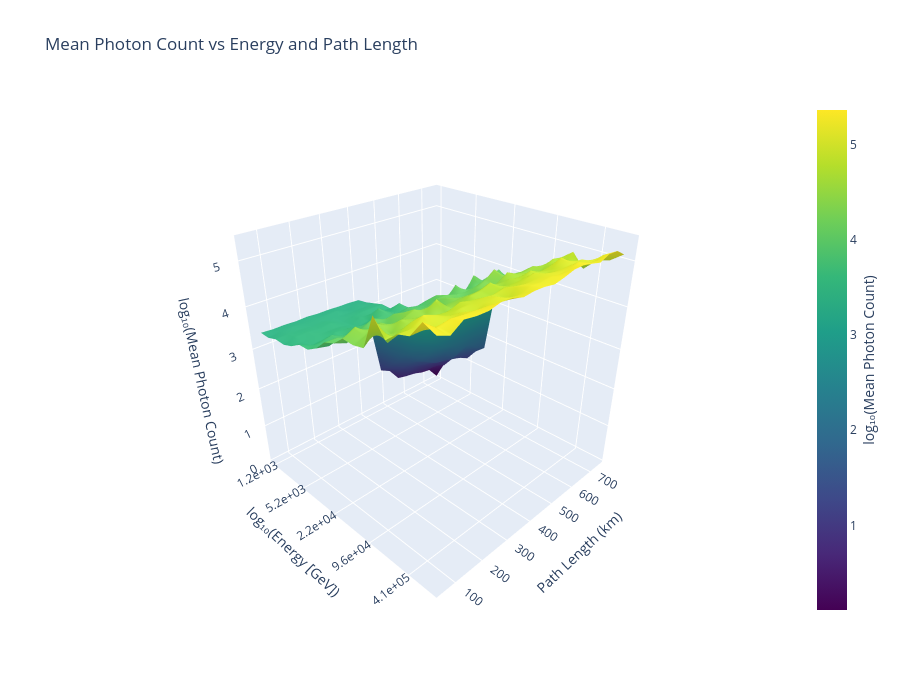

This figure's notebook cell:
### Code cell
import plotly.graph_objects as go
import numpy as np

N_E = 20
N_S = 20
E_bins = np.logspace(3, 6, N_E)#np.quantile(Energy_GeV, np.linspace(0, 1, N_E + 1))
Slant_bins = np.linspace(min(Slant), max(Slant), N_S)#np.quantile(Slant, np.linspace(0, 1, N_S + 1))

# Build 2D grid of average photon counts
photon_grid = np.zeros((len(Slant_bins)-1, len(E_bins)-1))

for i in range(len(E_bins)-1):
    for j in range(len(Slant_bins)-1):
        mask = (
            (Energy_GeV >= E_bins[i]) & (Energy_GeV < E_bins[i+1]) &
            (Slant >= Slant_bins[j]) & (Slant < Slant_bins[j+1])
        )
        if np.sum(mask) > 0:
            photon_grid[j, i] = np.mean(photon_count[mask])

# Debug
print("photon_grid min/max:", np.nanmin(photon_grid), np.nanmax(photon_grid))
print("NaN count:", np.sum(np.isnan(photon_grid)))
print("Zero count:", np.sum(photon_grid == 0))

# Bin centers for axes
E_centers = 0.5 * (E_bins[:-1] + E_bins[1:])
S_centers = 0.5 * (Slant_bins[:-1] + Slant_bins[1:])

# Create meshgrid
E_mesh, S_mesh = np.meshgrid(E_centers, S_centers)

# Log10 of photon grid, replace 0s with nan
photon_grid[photon_grid <= 0] = np.nan
log_photon_grid = np.log10(photon_grid)

# Fill remaining NaNs with interpolated minimum for surface continuity
log_min = np.nanmin(log_photon_grid)
log_photon_grid_filled = np.where(np.isnan(log_photon_grid), log_min, log_photon_grid)

print("log_photon_grid min/max:", np.nanmin(log_photon_grid), np.nanmax(log_photon_grid))

fig = go.Figure(data=[go.Surface(
    x=np.log10(E_mesh),
    y=S_mesh,
    z=log_photon_grid_filled,
    surfacecolor=log_photon_grid_filled,
    colorscale='Viridis',
    connectgaps=True,
    colorbar=dict(
        title=dict(
            text='log₁₀(Mean Photon Count)',
            side='right'
        )
    ),
    hovertemplate=(
        'log₁₀(Energy): %{x:.2f}<br>'
        'Path Length (km): %{y:.2f}<br>'
        'log₁₀(Photon Count): %{z:.2f}<br>'
        '<extra></extra>'
    )
)])

fig.update_layout(
    title='Mean Photon Count vs Energy and Path Length',
    scene=dict(
        xaxis=dict(
            title='log₁₀(Energy [GeV])',
            tickvals=np.log10(E_centers[::4]),
            ticktext=[f'{e:.1e}' for e in E_centers[::4]],
        ),
        yaxis=dict(title='Path Length (km)'),
        zaxis=dict(title='log₁₀(Mean Photon Count)'),
        camera=dict(
            eye=dict(x=1.5, y=-1.5, z=1.2)
        )
    ),
    width=900,
    height=700,
)

fig.show()
fig.write_html("/uufs/chpc.utah.edu/common/home/u1520754/Muon_Trinity/plot/photon_count_surface.html")

### Figure 1 — Plotly figure (JSON) as saved in the notebook; plotly's stock layout.template omitted (floating-point values rounded to 4 significant figures; data arrays with more than 128 entries replaced by an {"elided": "..."} marker saying what was removed)
{"data": [{"colorbar": {"title": {"side": "right", "text": "log₁₀(Mean Photon Count)"}}, "colorscale": [[0, "#440154"], [0.1111, "#482878"], [0.2222, "#3e4989"], [0.3333, "#31688e"], [0.4444, "#26828e"], [0.5556, "#1f9e89"], [0.6667, "#35b779"], [0.7778, "#6ece58"], [0.8889, "#b5de2b"], [1, "#fde725"]], "connectgaps": true, "hovertemplate": "log₁₀(Energy): %{x:.2f}<br>Path Length (km): %{y:.2f}<br>log₁₀(Photon Count): %{z:.2f}<br><extra></extra>", "surfacecolor": {"elided": "19x19 float values"}, "type": "surface", "x": {"elided": "19x19 float values"}, "y": {"elided": "19x19 float values"}, "z": {"elided": "19x19 float values"}}], "layout": {"height": 700, "scene": {"camera": {"eye": {"x": 1.5, "y": -1.5, "z": 1.2}}, "xaxis": {"ticktext": ["1.2e+03", "5.2e+03", "2.2e+04", "9.6e+04", "4.1e+05"], "tickvals": [3.086, 3.718, 4.349, 4.981, 5.612], "title": {"text": "log₁₀(Energy [GeV])"}}, "yaxis": {"title": {"text": "Path Length (km)"}}, "zaxis": {"title": {"text": "log₁₀(Mean Photon Count)"}}}, "title": {"text": "Mean Photon Count vs Energy and Path Length"}, "width": 900}}
